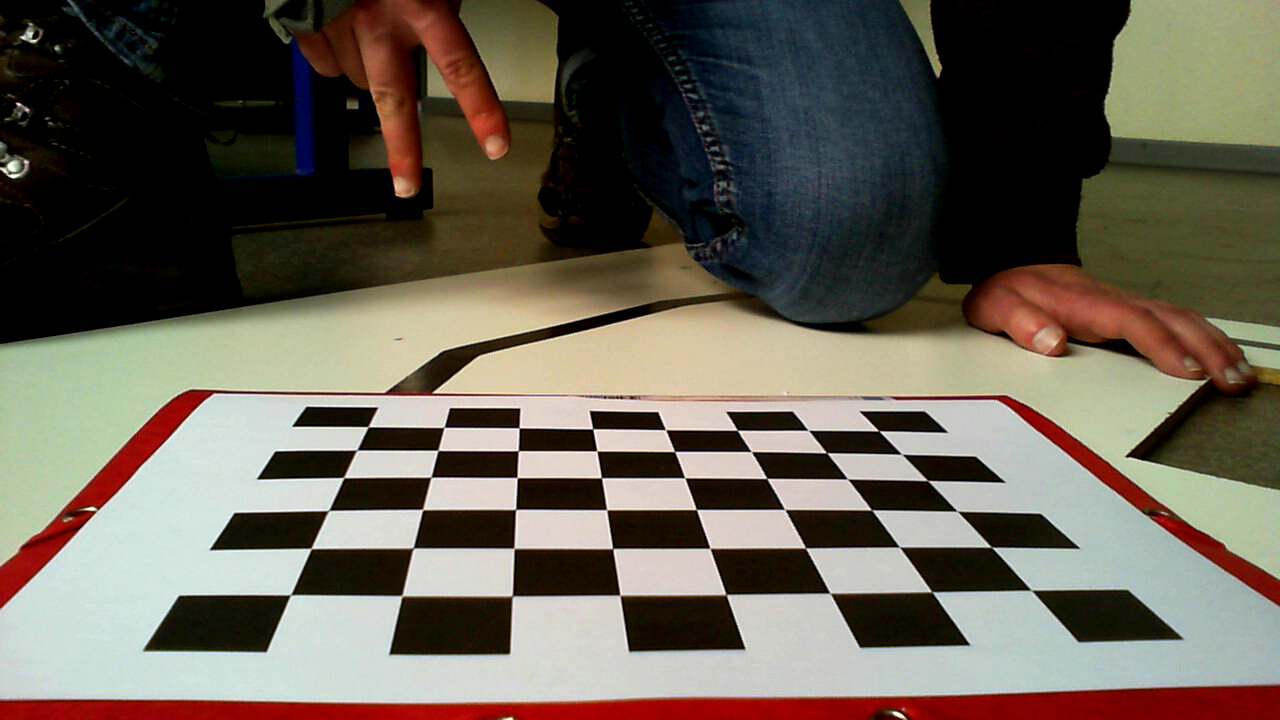
#> input picture repertoire_image/2024-04-03-131816.jpg, 1280 x 720 px; its folder holds only this picture in this run; the run also reads 1 picture not shown here
$ python etalonnage_camera_robot.py
#> lines starting #> are read from the running program, lines starting #| are printed output that depends on the picture; after the words box and inside, x2 and y2 are one past the last pixel; in counts of white or black regions, pixels touching at a corner belong together
'''
Ce script calcule les paramètres d'étalonnage d'une caméra à partir des photos de dammiers
disponibles dans le répertoire "repertoire_image/*.jpg"

Ensuite, il calcule la matrice permettant la mise à plat du damier "vue_au_sol.jpg" (warping).

Les différentes variables nécessaires au warping (remise à plat pour la vue oiseau) sont disponibles dans le fichier
"parametres_calibration_robot.npy".
'''

import numpy as np
import glob
import cv2 as cv

# PARAMETRES DAMIER (nombre de coins intérieurs verticaux et horizontaux)
COINS_X = 8
COINS_Y = 6

# critere d'arret de la recherche
criteria = (cv.TERM_CRITERIA_EPS + cv.TERM_CRITERIA_MAX_ITER, 30, 0.001)

# print(criteria)
# points de damier image réguliers sur lesquels recaller
objp = np.zeros((COINS_Y * COINS_X, 3), np.float32)

objp[:, :2] = np.mgrid[0:COINS_X, 0:COINS_Y].T.reshape(-1, 2)
# Arrays to store object points and image points from all the images.
objpoints = []  # 3d point in real world space
imgpoints = []  # 2d points in image plane.
images = glob.glob("repertoire_image/*.jpg")


# Lecture des images et détections de coins.
for fname in images:
    img = cv.imread(fname)
#> img is the input picture: shape (720, 1280, 3); mean B, G, R 84.8, 96.8, 103.8
    gray = cv.cvtColor(img, cv.COLOR_BGR2GRAY)
    # Detections des points saillants
    ret, corners = cv.findChessboardCorners(gray, (COINS_X, COINS_Y), None)
#> ret = True; corners = 48 rows, first 8: [368.1, 426.7], [444, 427.2], [519, 427.9], [592.7, 428.7], [665.5, 429.7], [737.3, 430.4], [808.5, 430.4], [878.5, 430.7]
    # Si on en trouve on les met dans une liste
    if ret == True:
        objpoints.append(objp)
        corners2 = cv.cornerSubPix(gray, corners, (11, 11), (-1, -1), criteria)
#> corners2 = 48 rows, first 8: [368.1, 426.7], [444, 427.4], [519.1, 427.8], [592.7, 428.8], [665.6, 429.7], [737.3, 430.3], [808.3, 430.3], [878.7, 430.8]
        imgpoints.append(corners2)
        # Affichage des points trouves pour verification
        cv.drawChessboardCorners(img, (COINS_X, COINS_Y), corners2, ret)
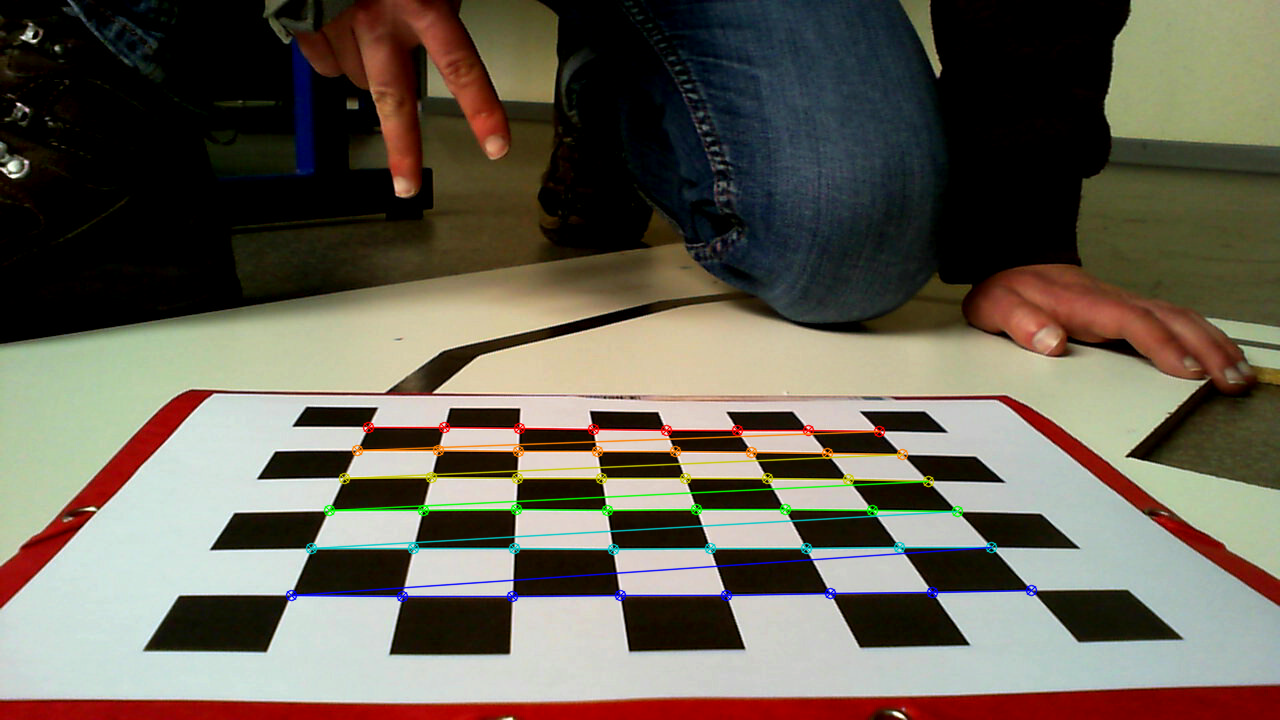
#> img: shape (720, 1280, 3); 2.52% of pixels changed, all inside (x1, y1, x2, y2) = (285, 421, 1038, 603)
        cv.imshow("img", img)
        cv.waitKey(0)
cv.destroyAllWindows()


ret, mtx, dist, rvecs, tvecs = cv.calibrateCamera(
    objpoints, imgpoints, gray.shape[::-1], None, None
)
#> ret = 1.14; mtx = [[1041.5, 0, 643.2], [0, 775.5, 422.4], [0, 0, 1]]; dist = [[0.326, -3.55, 0.00595, 0.00514, 9.98]]; rvecs = ([-1.15, -0.104, -0.0513],); tvecs = ([-3.67, 0.0505, 13.98],)

# Lescture d'une image de damier à recaller
img = cv.imread("vue_au_sol.jpg")

def corners_unwarp(img, nx, ny, mtx, dist):
    # suppression de distorsion
#> called with nx = 8, ny = 6, mtx = array of shape (3, 3), dist = array of shape (1, 5)
    undistorted = cv.undistort(img, mtx, dist, None, mtx)
    # conversion en niveaux de gris
    gray = cv.cvtColor(undistorted, cv.COLOR_BGR2GRAY)
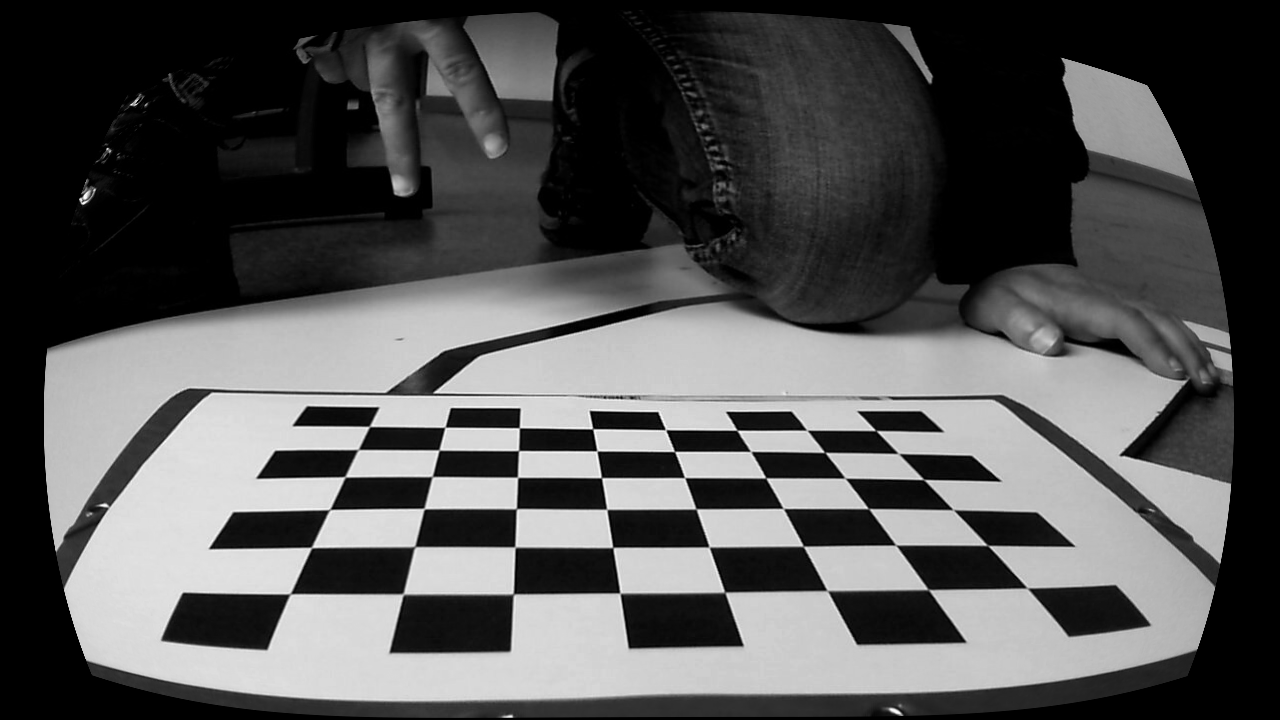
#> gray: shape (720, 1280); min 0, max 255, mean 83.9
    #  détection des points
    ret, corners = cv.findChessboardCorners(gray, (nx, ny), None)
#> ret = True; corners = 48 rows, first 8: [369.4, 426.4], [445.1, 427.1], [519.3, 427.9], [592.7, 428.7], [665.5, 429.7], [736.9, 430.3], [807.1, 430.3], [875.6, 430.5]
    # si on trouve des points
    if ret == True:
        offset = 100  # offset for dst points
        img_size = (undistorted.shape[1], undistorted.shape[0])
#> img_size = (1280, 720)
        # affichage des points
        cv.drawChessboardCorners(undistorted, (COINS_X, COINS_Y), corners, ret)
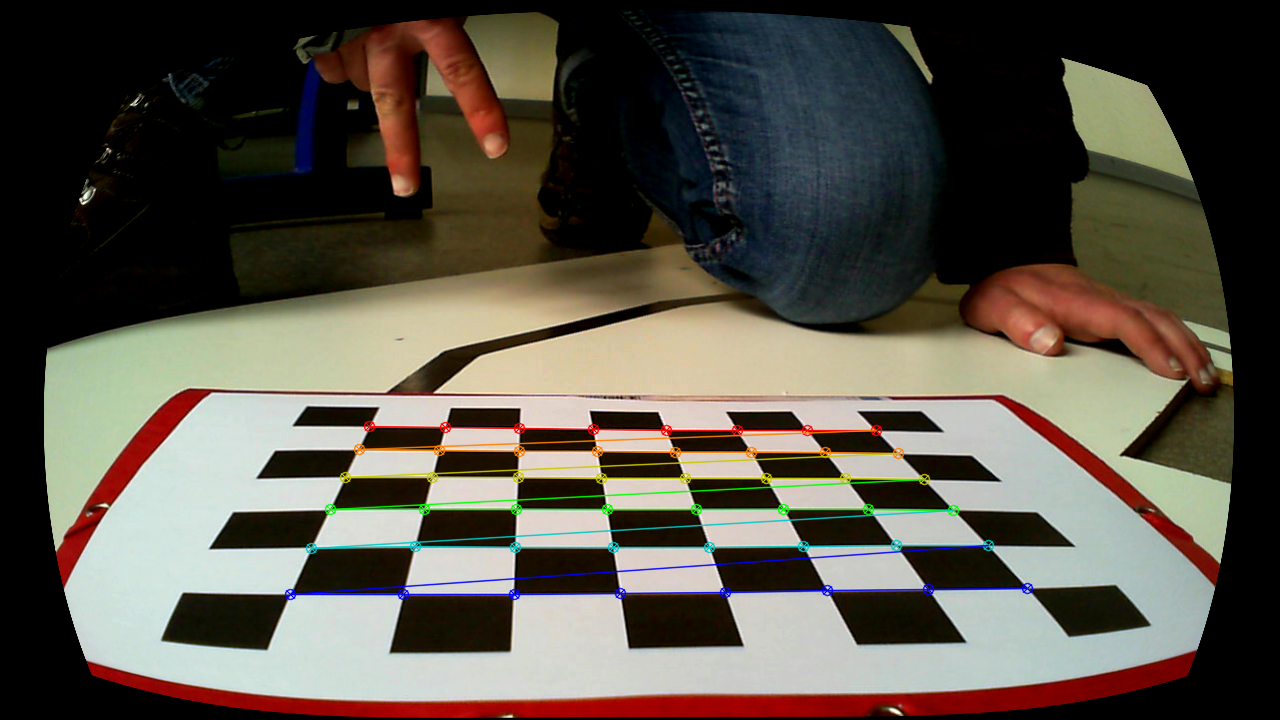
#> undistorted: shape (720, 1280, 3); mean B, G, R 73.1, 83.4, 88.9
        # définition des coins de l echiquier
        src = np.float32([corners[0], corners[nx - 1], corners[-1], corners[-nx]])
#> src = [[369.4, 426.4], [875.6, 430.5], [1027.2, 588.1], [290.3, 593.7]]

        # Définition des coins de l'échiquier sur l'image finale.
        dst = np.float32(
            [
                [ offset, img_size[1]/2 ],
                [ img_size[0]-offset,img_size[1]/2],
                [ img_size[0]-offset,img_size[1]-offset],
                [offset, img_size[1]-offset ],
            ]
        )

        # Calcul de matrice de transformation
        M = cv.getPerspectiveTransform(src, dst)
#> M = [[-13.26, -8.16, 7716.7], [0.399, -21.72, 6743.6], [0.00077, -0.0185, 1]]
        # test de la viewbird sur l'échiquier
        warped = cv.warpPerspective(undistorted, M, img_size, flags=cv.INTER_LINEAR)
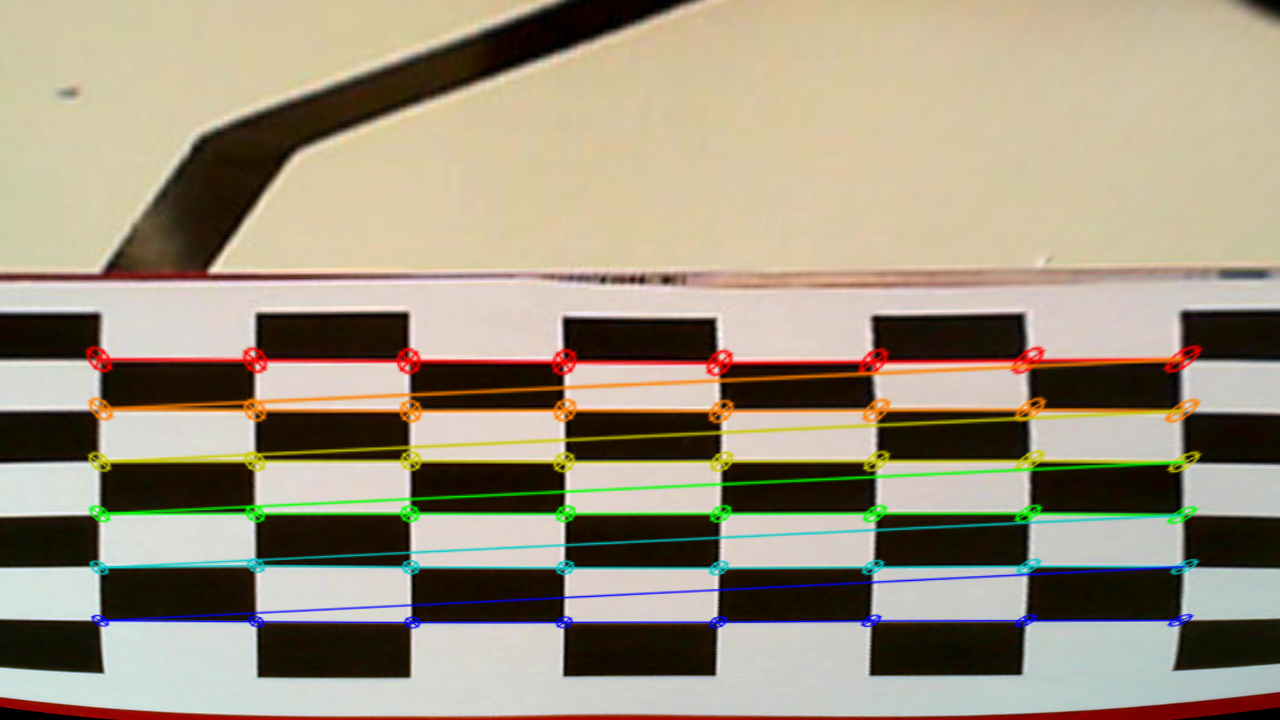
#> warped: shape (720, 1280, 3); mean B, G, R 128.1, 148.2, 158.5
        print("etalonnage OK")
    return warped, M

top_down, perspective_M = corners_unwarp(img, COINS_X, COINS_Y, mtx, dist)
#> perspective_M has the same summary as M in corners_unwarp

cv.imshow("img", top_down)

with open('parametres_calibration_robot.npy', 'wb') as f:
    np.save(f, perspective_M)
    np.save(f, mtx)
    np.save(f, dist)
